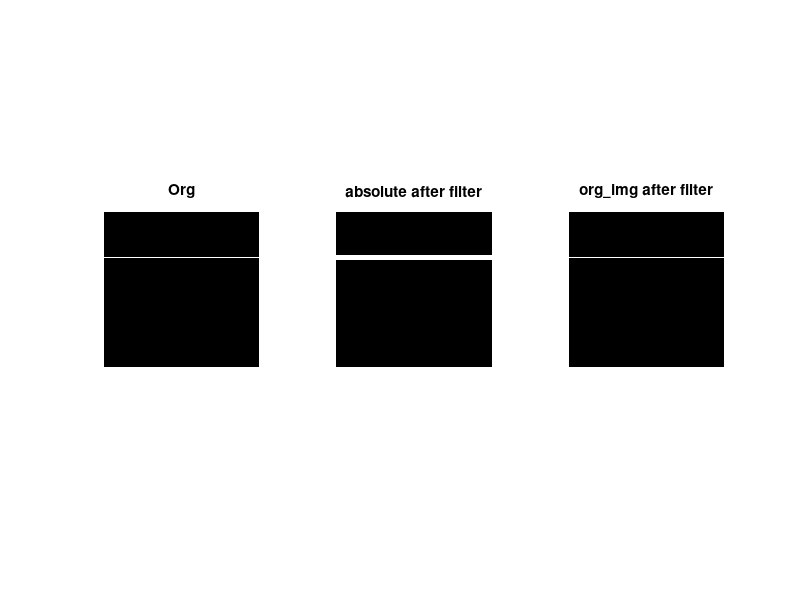

MATLAB code to generate this figure:
clear all; close all;
%% generate dot image
x = zeros(100,1);
x1 = x+1;
im = zeros(100,100);
im(30,:) = x1;

%% filter
% f = [1,2,1;
%     0,0,0;
%     -1 -2 -1];
f = [-1 -1 -1;
    2 2 2;
    -1 -1 -1];
I_without_abs = imfilter(im,f);
I = abs(I_without_abs);

figure();
subplot(1,3,1),imshow(im),title('Org')
subplot(1,3,2),imshow(I),title('absolute after filter')
subplot(1,3,3),imshow(I_without_abs),title('org\_img after filter')
